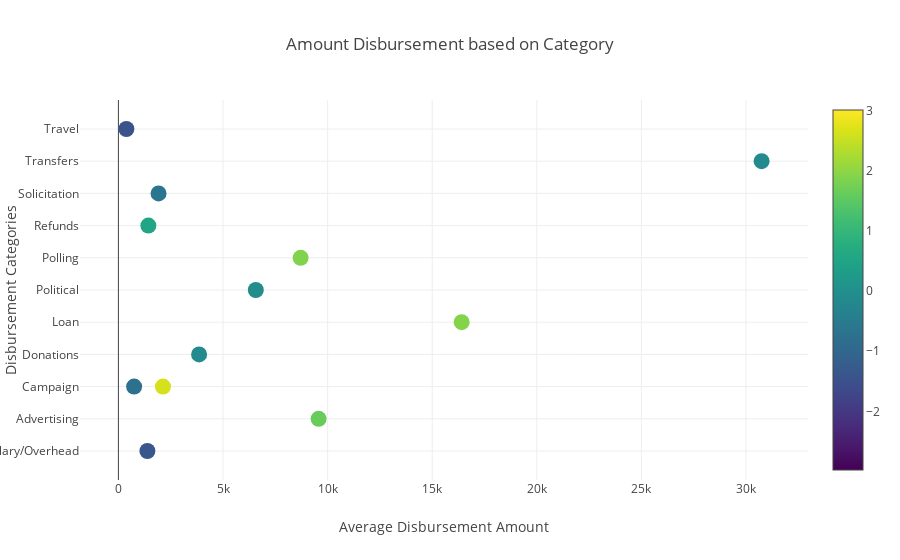

Notebook code cell kept with this figure:
### Code cell
#viz category based disbursement
trace1 = go.Scatter(
    y = category,
    x = amount,
    mode='markers',
    #name=['A</br>', 'B</br>', 'C</br>', 'D</br>'],
    marker=dict(
        size='16',
        color = np.random.randn(500), #set color equal to a variable
        colorscale='Viridis',
        showscale=True
    )
)

data = [trace1]
layout = dict(title = 'Amount Disbursement based on Category',
             xaxis = dict(title = 'Average Disbursement Amount'),
              yaxis = dict(title = 'Disbursement Categories'),
             )
fig = go.Figure(data=data,layout=layout)
py.offline.iplot(fig)

### Figure 1 — Plotly figure (JSON) as saved in the notebook; plotly's stock layout.template omitted (floating-point values rounded to 4 significant figures; data arrays with more than 128 entries replaced by an {"elided": "..."} marker saying what was removed)
{"data": [{"marker": {"color": {"elided": "500 float values"}, "colorscale": "Viridis", "showscale": true, "size": "16"}, "mode": "markers", "type": "scatter", "x": [1385.0, 9570.0, 750.2, 2130.0, 3856.0, 16410.0, 6567.0, 8709.0, 1432.0, 1918.0, 30740.0, 381.5], "y": ["Administrative/Salary/Overhead", "Advertising", "Campaign", "Campaign", "Donations", "Loan", "Political", "Polling", "Refunds", "Solicitation", "Transfers", "Travel"]}], "layout": {"title": "Amount Disbursement based on Category", "xaxis": {"title": "Average Disbursement Amount"}, "yaxis": {"title": "Disbursement Categories"}}}
